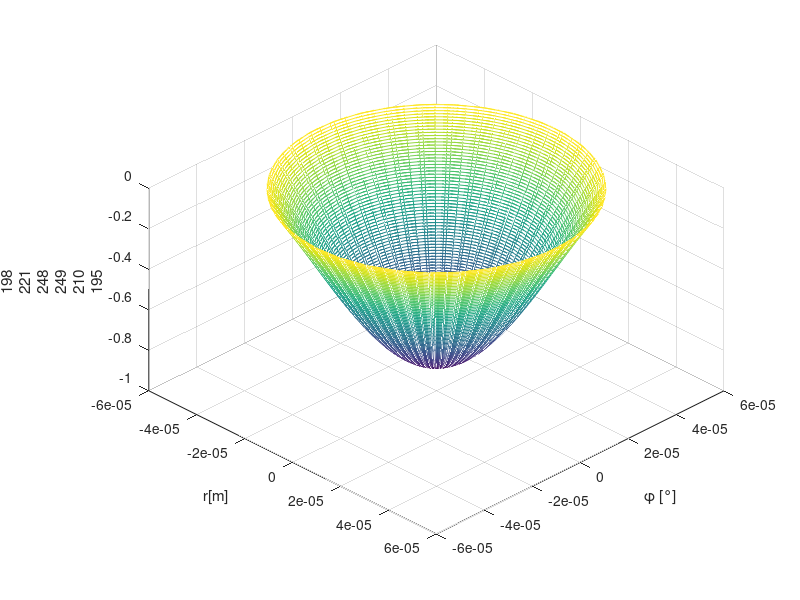

MATLAB code to generate this figure: (Note: this script raises an error after producing the figure.)
clear all;
clf;

% % % Simulación del modelo de haz de luz
c = 3e8;
eps0 = 8.85* (10^-12); %%Epsilon al vacío
epsr = 4.7; %Permitividad relativa
eps = eps0*epsr;

miu0 = 4*pi*(10^-7);
miur = 1;
miu = miu0*miur;

%%Para el núcleo
a = 50e-6; %radio del núcleo
r = 0 : 0.5e-6 : a; %radio
phi = 0: 0.188: 6*pi;
%%%%%%%%%%%%%%%%%%%%%%%%%%%%%%%%%%%
[PHI1,R1] = meshgrid(phi,r);
v = 1/sqrt(miu*eps);
%%Aplicando las condiciones en frontera para el modo TMnm (Hz=0,fc=)
pnm = [
    2.4 3.8 5.1 6.18;
    5.52 7.01 8.4 9.2;
    8.65 10.17 11.6 13.01;
    11.7 13.3 14.79 16.2
    ];

n = 0;
m = 1;

for n = 1: 4
   for m = 1: 3
       
        fc_TMnm = (pnm(n,m)*v)/(2*pi*a);
        f0 = fc_TMnm + 200e9; %Para f0>fc_TMnm pero f0 < al siguiente modo fcTMnm
        omega = 2*pi*f0;

        lambdac_TMnm = v/(fc_TMnm);
        BetaLambda_TMnm = omega*sqrt(eps*miu)*sqrt(1-((fc_TMnm/f0)^2));
        omegac = 2*pi*fc_TMnm; %Frecuencia de corte (Pasa alto) del modo TM01
        kc = pnm(n,m)/a;
        h_TMnm = kc;
        X_TMnm = h_TMnm.*r;
        z_TMnm = lambdac_TMnm*2; %Multiplos del doble de la longitud de onda, z = 0-5m,0-10m,0-100m (dependiendo)

        t_TMnm = 1;
        for z_TMnm = 1 : 1: 10
        for ind = 1:length(X_TMnm)
            for jnd = 1:length(phi)
                Ez_TMnm(ind,jnd) = besselj((n-1),X_TMnm(ind))*(cos((n-1)*phi(jnd)) + sin((n-1)*phi(jnd))) * exp(i*BetaLambda_TMnm*z_TMnm) * exp(i*omegac*t_TMnm); 
            end
        end


        [x3,y3,z3] = pol2cart(PHI1,R1,real(Ez_TMnm));

        mesh(x3,y3,z3);
        view(45,45);
        xlabel('r[m]');
        ylabel('\phi [°]');
        zlabel("H_z{TE"+(n-1)+m+"}");
        title("H_z{TE"+(n-1)+m+"}, z ="+z_TMnm+"m, t = "+t_TMnm+"s");
        pause(0.5);
       end
       figure();
   end
end




